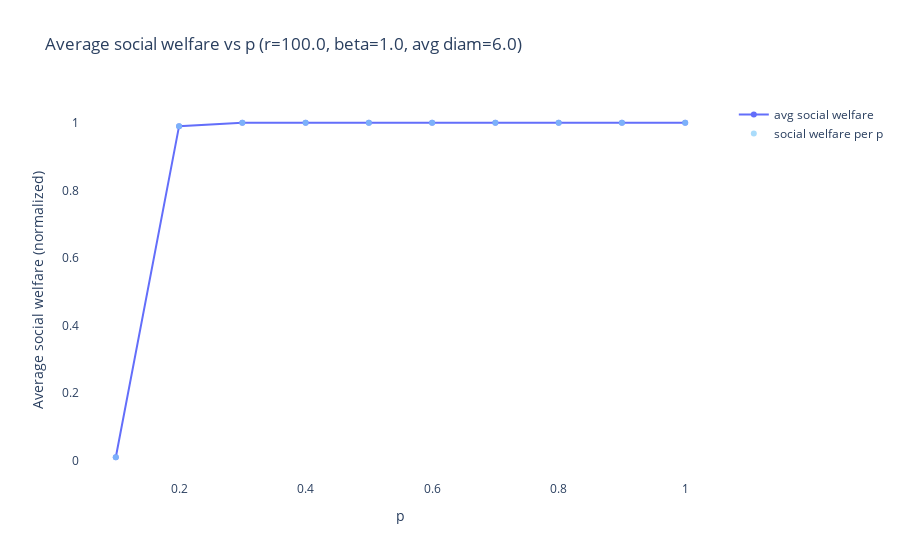
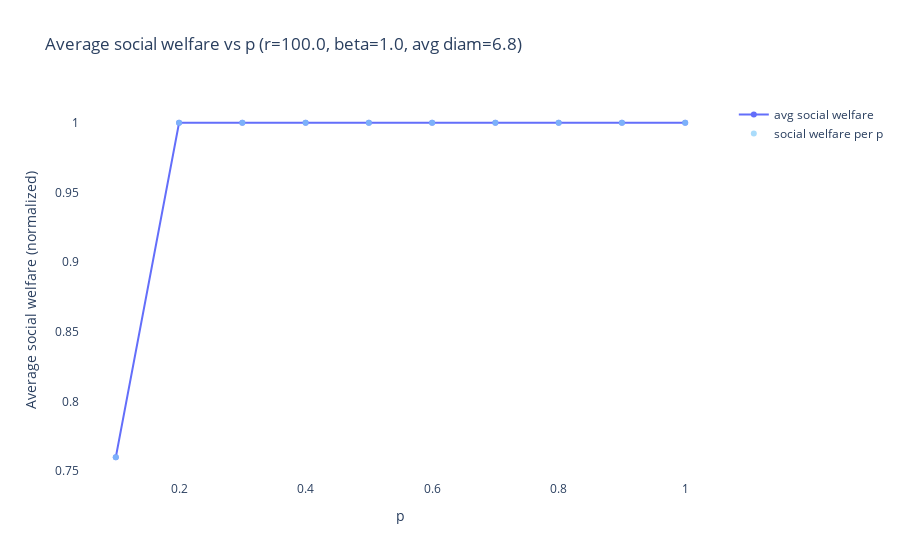
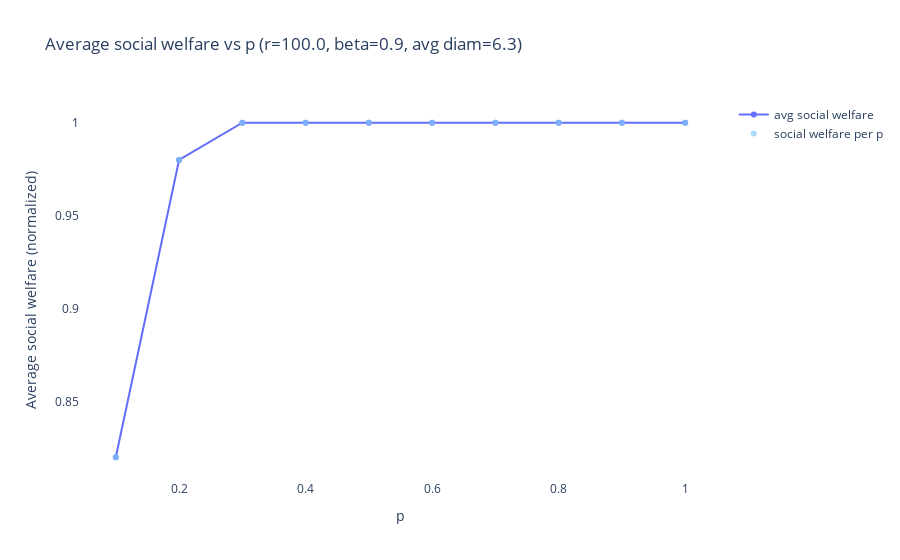
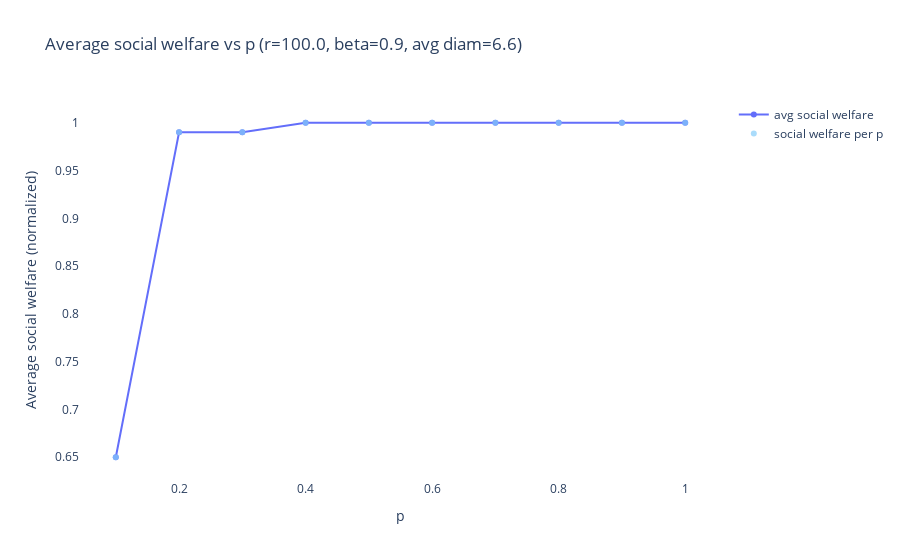

Notebook code for these charts, in order:
### Code cell
run_watts_strogatz(num_vertices, regularity)

### Figure 1 — Plotly figure (JSON) as saved in the notebook; plotly's stock layout.template omitted (floating-point values rounded to 4 significant figures)
{"data": [{"hoverinfo": "skip", "mode": "lines+markers", "name": "avg social welfare", "type": "scatter", "x": [1, 0.9, 0.8, 0.7, 0.6, 0.5, 0.4, 0.3, 0.2, 0.1], "y": [1, 1, 1, 1, 1, 1, 1, 1, 0.99, 0.01]}, {"hoverinfo": "skip", "marker": {"color": "LightSkyBlue"}, "mode": "markers", "name": "social welfare per p", "opacity": 0.7, "type": "scatter", "x": [1, 0.9, 0.8, 0.7, 0.6, 0.5, 0.4, 0.3, 0.2, 0.1], "y": [1, 1, 1, 1, 1, 1, 1, 1, 0.99, 0.01]}], "layout": {"plot_bgcolor": "rgba(0,0,0,0)", "showlegend": true, "title": {"text": "Average social welfare vs p (r=100.0, beta=1.0, avg diam=6.0)"}, "xaxis": {"title": {"text": "p"}}, "yaxis": {"title": {"text": "Average social welfare (normalized)"}}}}

### Figure 2 — Plotly figure (JSON) as saved in the notebook; plotly's stock layout.template omitted (floating-point values rounded to 4 significant figures)
{"data": [{"hoverinfo": "skip", "mode": "lines+markers", "name": "avg social welfare", "type": "scatter", "x": [1, 0.9, 0.8, 0.7, 0.6, 0.5, 0.4, 0.3, 0.2, 0.1], "y": [1, 1, 1, 1, 1, 1, 1, 1, 1, 0.76]}, {"hoverinfo": "skip", "marker": {"color": "LightSkyBlue"}, "mode": "markers", "name": "social welfare per p", "opacity": 0.7, "type": "scatter", "x": [1, 0.9, 0.8, 0.7, 0.6, 0.5, 0.4, 0.3, 0.2, 0.1], "y": [1, 1, 1, 1, 1, 1, 1, 1, 1, 0.76]}], "layout": {"plot_bgcolor": "rgba(0,0,0,0)", "showlegend": true, "title": {"text": "Average social welfare vs p (r=100.0, beta=1.0, avg diam=6.8)"}, "xaxis": {"title": {"text": "p"}}, "yaxis": {"title": {"text": "Average social welfare (normalized)"}}}}

### Figure 3 — Plotly figure (JSON) as saved in the notebook; plotly's stock layout.template omitted (floating-point values rounded to 4 significant figures)
{"data": [{"hoverinfo": "skip", "mode": "lines+markers", "name": "avg social welfare", "type": "scatter", "x": [1, 0.9, 0.8, 0.7, 0.6, 0.5, 0.4, 0.3, 0.2, 0.1], "y": [1, 1, 1, 1, 1, 1, 1, 1, 0.98, 0.82]}, {"hoverinfo": "skip", "marker": {"color": "LightSkyBlue"}, "mode": "markers", "name": "social welfare per p", "opacity": 0.7, "type": "scatter", "x": [1, 0.9, 0.8, 0.7, 0.6, 0.5, 0.4, 0.3, 0.2, 0.1], "y": [1, 1, 1, 1, 1, 1, 1, 1, 0.98, 0.82]}], "layout": {"plot_bgcolor": "rgba(0,0,0,0)", "showlegend": true, "title": {"text": "Average social welfare vs p (r=100.0, beta=0.9, avg diam=6.3)"}, "xaxis": {"title": {"text": "p"}}, "yaxis": {"title": {"text": "Average social welfare (normalized)"}}}}

### Figure 4 — Plotly figure (JSON) as saved in the notebook; plotly's stock layout.template omitted (floating-point values rounded to 4 significant figures)
{"data": [{"hoverinfo": "skip", "mode": "lines+markers", "name": "avg social welfare", "type": "scatter", "x": [1, 0.9, 0.8, 0.7, 0.6, 0.5, 0.4, 0.3, 0.2, 0.1], "y": [1, 1, 1, 1, 1, 1, 1, 0.99, 0.99, 0.65]}, {"hoverinfo": "skip", "marker": {"color": "LightSkyBlue"}, "mode": "markers", "name": "social welfare per p", "opacity": 0.7, "type": "scatter", "x": [1, 0.9, 0.8, 0.7, 0.6, 0.5, 0.4, 0.3, 0.2, 0.1], "y": [1, 1, 1, 1, 1, 1, 1, 0.99, 0.99, 0.65]}], "layout": {"plot_bgcolor": "rgba(0,0,0,0)", "showlegend": true, "title": {"text": "Average social welfare vs p (r=100.0, beta=0.9, avg diam=6.6)"}, "xaxis": {"title": {"text": "p"}}, "yaxis": {"title": {"text": "Average social welfare (normalized)"}}}}
